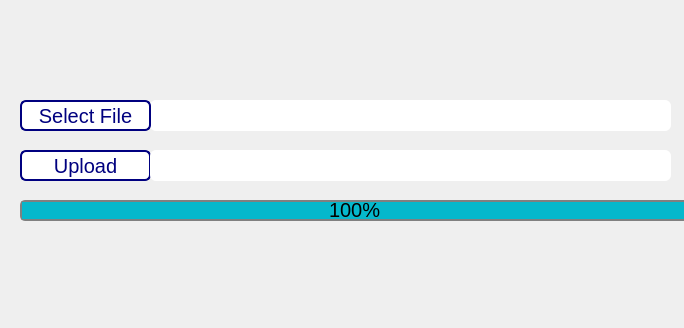
<?xml version="1.0" encoding="UTF-8"?>
<ui version="4.0">
 <class>uploading_file</class>
 <widget class="QDialog" name="uploading_file">
  <property name="geometry">
   <rect>
    <x>0</x>
    <y>0</y>
    <width>684</width>
    <height>328</height>
   </rect>
  </property>
  <property name="windowTitle">
   <string>Dialog</string>
  </property>
  <property name="windowIcon">
   <iconset resource="images.qrc">
    <normaloff>:/log_file.png</normaloff>:/log_file.png</iconset>
  </property>
  <property name="styleSheet">
   <string notr="true">*{
font-family:;
	font: 75 8pt &quot;Tahoma&quot;;
font-size:20px;
    background-color: qlineargradient(x1: 0, y1: 0, x2: 0, y2: 1,
                                      stop: 0 #f6f7fa, stop: 1 #dadbde);
}
</string>
  </property>
  <widget class="QProgressBar" name="progressBar">
   <property name="geometry">
    <rect>
     <x>20</x>
     <y>200</y>
     <width>671</width>
     <height>21</height>
    </rect>
   </property>
   <property name="styleSheet">
    <string notr="true">QProgressBar {
    border: 2px solid grey;
    border-radius: 5px;
}

QProgressBar::chunk {
    background-color: #05B8CC;
    width: 20px;
}
QProgressBar {
    border: 2px solid grey;
    border-radius: 5px;
    text-align: center;
}</string>
   </property>
   <property name="maximum">
    <number>100</number>
   </property>
   <property name="value">
    <number>100</number>
   </property>
  </widget>
  <widget class="QLineEdit" name="lineEdit">
   <property name="geometry">
    <rect>
     <x>150</x>
     <y>100</y>
     <width>521</width>
     <height>31</height>
    </rect>
   </property>
   <property name="font">
    <font>
     <family>Tahoma</family>
     <pointsize>-1</pointsize>
     <weight>9</weight>
     <italic>false</italic>
     <bold>false</bold>
    </font>
   </property>
   <property name="styleSheet">
    <string notr="true">
QLineEdit
{
    background-color: white;
color:black;
border-bottom:1px solid #717072;
border-radius:6px;
border:none;
 min-width: 80px;
}
</string>
   </property>
   <property name="text">
    <string/>
   </property>
  </widget>
  <widget class="QPushButton" name="upload">
   <property name="geometry">
    <rect>
     <x>20</x>
     <y>150</y>
     <width>131</width>
     <height>31</height>
    </rect>
   </property>
   <property name="styleSheet">
    <string notr="true">QPushButton {
    border: 2px solid  rgb(0, 0, 127);
    border-radius: 6px;
    background-color: white;
    min-width: 80px;
color:rgb(0, 0, 127)
}

QPushButton:pressed {
    background-color: qlineargradient(x1: 0, y1: 0, x2: 0, y2: 1,
                                      stop: 0 #dadbde, stop: 1 #f6f7fa);
}

QPushButton:flat {
    border: none; /* no border for a flat push button */
}

QPushButton:default {
    border-color: navy; /* make the default button prominent */
}
QPushButton:hover
{
color:white;
border-radius: 6px;
background:rgb(0, 0, 0);
 border: 2px solid #00007f;
 min-width: 80px;
}</string>
   </property>
   <property name="text">
    <string>Upload</string>
   </property>
   <property name="iconSize">
    <size>
     <width>32</width>
     <height>32</height>
    </size>
   </property>
   <property name="checkable">
    <bool>false</bool>
   </property>
  </widget>
  <widget class="QLineEdit" name="lineEdit_2">
   <property name="geometry">
    <rect>
     <x>150</x>
     <y>150</y>
     <width>521</width>
     <height>31</height>
    </rect>
   </property>
   <property name="font">
    <font>
     <family>Tahoma</family>
     <pointsize>-1</pointsize>
     <weight>9</weight>
     <italic>false</italic>
     <bold>false</bold>
    </font>
   </property>
   <property name="styleSheet">
    <string notr="true">
QLineEdit
{
    background-color: white;
color:black;
border-bottom:1px solid #717072;
border-radius:6px;
border: none;
 min-width: 80px;
}
</string>
   </property>
  </widget>
  <widget class="QPushButton" name="select_file">
   <property name="geometry">
    <rect>
     <x>20</x>
     <y>100</y>
     <width>131</width>
     <height>31</height>
    </rect>
   </property>
   <property name="font">
    <font>
     <family>Tahoma</family>
     <pointsize>-1</pointsize>
     <weight>9</weight>
     <italic>false</italic>
     <bold>false</bold>
    </font>
   </property>
   <property name="styleSheet">
    <string notr="true">QPushButton {
    border: 2px solid rgb(0, 0, 127);
    border-radius: 6px;
    background-color: white;
    min-width: 80px;
    
	color: rgb(0, 0, 127);
}

QPushButton:pressed {
    background-color: qlineargradient(x1: 0, y1: 0, x2: 0, y2: 1,
                                      stop: 0 #dadbde, stop: 1 #f6f7fa);
}

QPushButton:flat {
    border: none; /* no border for a flat push button */
}

QPushButton:default {
    border-color: navy; /* make the default button prominent */
}
QPushButton:hover
{
color:white;
border-radius: 6px;
background:rgb(0, 0, 0);
 border: 2px solid #00007f;
 min-width: 80px;
}</string>
   </property>
   <property name="text">
    <string>Select File</string>
   </property>
   <property name="iconSize">
    <size>
     <width>32</width>
     <height>32</height>
    </size>
   </property>
  </widget>
  <widget class="QLabel" name="label_4">
   <property name="geometry">
    <rect>
     <x>170</x>
     <y>10</y>
     <width>221</width>
     <height>61</height>
    </rect>
   </property>
   <property name="styleSheet">
    <string notr="true">color: rgb(0, 0, 127);</string>
   </property>
   <property name="text">
    <string/>
   </property>
   <property name="pixmap">
    <pixmap>:/images/fis_im.png</pixmap>
   </property>
   <property name="scaledContents">
    <bool>true</bool>
   </property>
  </widget>
  <widget class="QLabel" name="label_5">
   <property name="geometry">
    <rect>
     <x>390</x>
     <y>10</y>
     <width>71</width>
     <height>61</height>
    </rect>
   </property>
   <property name="text">
    <string/>
   </property>
   <property name="pixmap">
    <pixmap resource="images.qrc">:/log_file.png</pixmap>
   </property>
   <property name="scaledContents">
    <bool>true</bool>
   </property>
  </widget>
 </widget>
 <resources>
  <include location="images.qrc"/>
 </resources>
 <connections/>
</ui>
